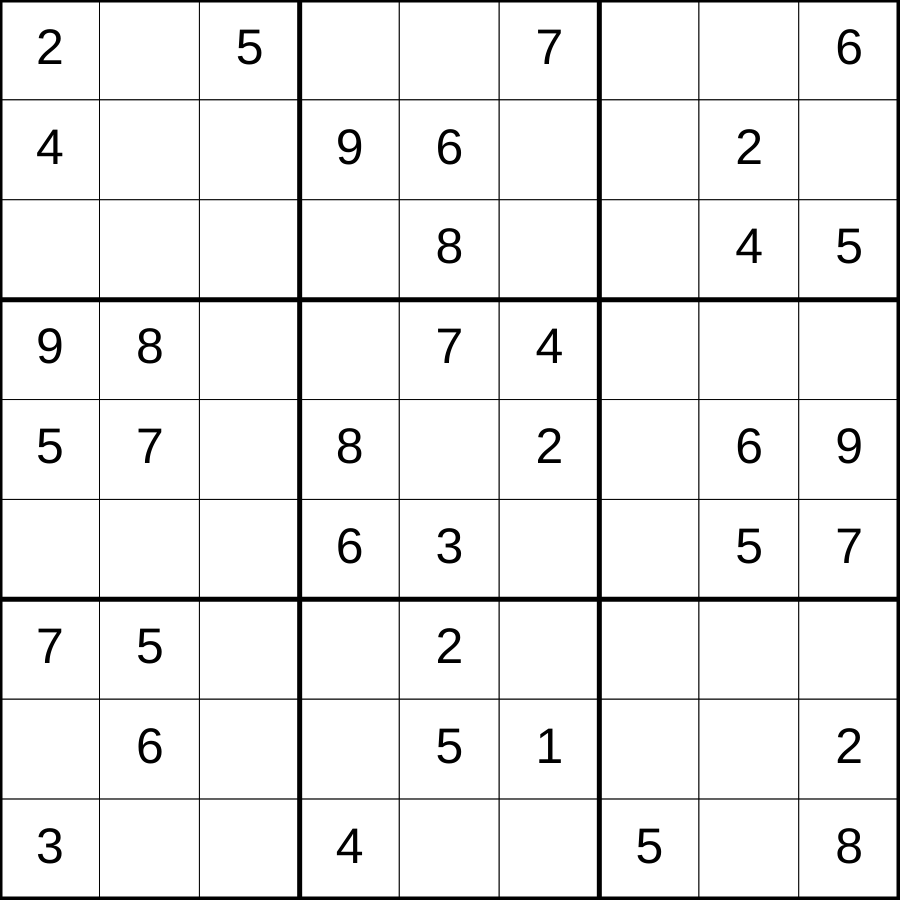
Frame 1 (no input)
Frame 60 (no input): identical to frame 1, image omitted
Frame 120 (the mouse pressed at the canvas centre since frame 60): identical to frame 1, image omitted

The p5.js sketch that drew this single still picture (run headless with seeded random() and noise() and a simulated clock; from frame 60 on, the mouse is pressed at the canvas centre):

// p5.js sketch
// ── sketch.js
// SUdoku Demo

let initialGrid = [
  [2, 0, 5, 0, 0, 7, 0, 0, 6],
  [4, 0, 0, 9, 6, 0, 0, 2, 0],
  [0, 0, 0, 0, 8, 0, 0, 4, 5],
  [9, 8, 0, 0, 7, 4, 0, 0, 0],
  [5, 7, 0, 8, 0, 2, 0, 6, 9],
  [0, 0, 0, 6, 3, 0, 0, 5, 7],
  [7, 5, 0, 0, 2, 0, 0, 0, 0],
  [0, 6, 0, 0, 5, 1, 0, 0, 2],
  [3, 0, 0, 4, 0, 0, 5, 0, 8] 
];

let gridDimensions = 9;
let cellSize;
let grid = initialGrid;

function setup() {
  if (windowWidth < windowHeight) {
    createCanvas(windowWidth *0.9, windowWidth*0.9);
  }
  else {
    createCanvas(windowHeight*0.9, windowHeight*0.9);
  }
  cellSize = (width-1)/gridDimensions;
}

function draw() {
  background(220);
  displayGrid();
}

function displayGrid() {
  for (let y = 0; y < gridDimensions; y++) {
    for (let x = 0; x < gridDimensions; x++) {
      // draw the square
      strokeWeight(1);
      fill("white");
      rect(cellSize*x, cellSize*y, cellSize);

      // show the number
      if (grid[y][x] !== 0) {
        strokeWeight(1);
        fill("black");
        textAlign(CENTER, CENTER);
        textSize(cellSize/2);
        text(grid[y][x], x*cellSize+cellSize/2, y*cellSize+cellSize/2);
      }
      
    }
  }
  drawCageLines();
}

function drawCageLines() {
  strokeWeight(5);
  for (let i = 0; i <= 9; i+=3) {
    line(0, cellSize * i, width, cellSize * i); 
    line(cellSize * i, 0, cellSize * i, height); 
  }
}
